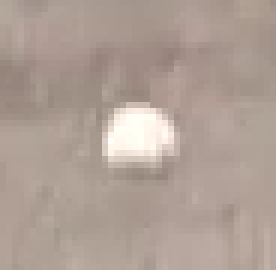
#> input picture umic training/opencv_training/ball tracking/data/0/0_27.png, 46 x 45 px, given as the content of the folder frames/, which was not available (shown 6 times larger)
$ python 5.6.py   (older library calls are emulated)
#> lines starting #> are read from the running program, lines starting #| are printed output that depends on the picture; pictures that were not available may be replaced by others from this repository, and a replacement may not be noted
import cv2
import numpy as np
import imutils
import matplotlib.pyplot as plt
import cv2
#import numpy as np
import os
import re
import pandas as pd

#listing down all the file names
frames = os.listdir('frames/')
frames.sort(key=lambda f: int(re.sub('\D', '', f)))

#reading frames
images=[]
for i in frames:
    img = cv2.imread('frames/'+i)
#> img is the input picture: shape (45, 46, 3); mean B, G, R 149.7, 159.3, 175.5
    img = cv2.cvtColor(img, cv2.COLOR_BGR2GRAY)
#> img: shape (45, 46)
    img = cv2.GaussianBlur(img,(25,25),0)
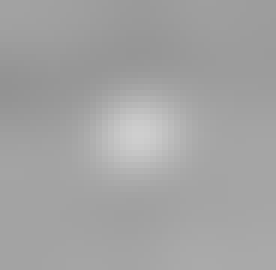
#> img: shape (45, 46) (shown 6 times larger); min 147, max 206, mean 162.9
    images.append(img)

images=np.array(images)


video='/home/panyam/Desktop/ball tracking/28.mp4'

# Create a VideoCapture object and read from input file
# If the input is the camera, pass 0 instead of the video file name
cap = cv2.VideoCapture(video)
cnt=0

# Check if camera opened successfully
if (cap.isOpened()== False):
  print("Error opening video stream or file")

ret,first_frame = cap.read()
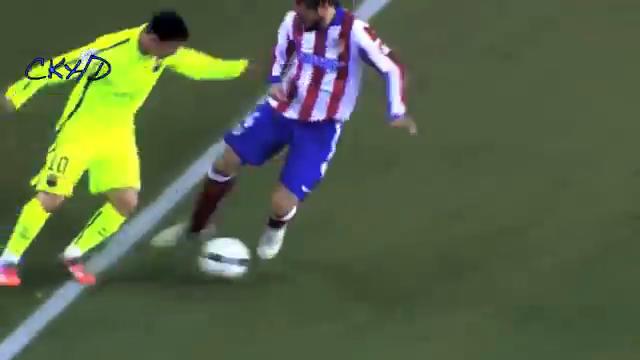
#> input picture frame 76 of umic training/opencv_training/opencv-object-tracking/messi1.mp4, 640 x 360 px, given in place of 28.mp4, which was not available
#> first_frame is the input picture: shape (360, 640, 3); mean B, G, R 71.3, 101.2, 88.6

# Read until video is completed
while(cap.isOpened()):

  # Capture frame-by-frame
  ret, frame = cap.read()
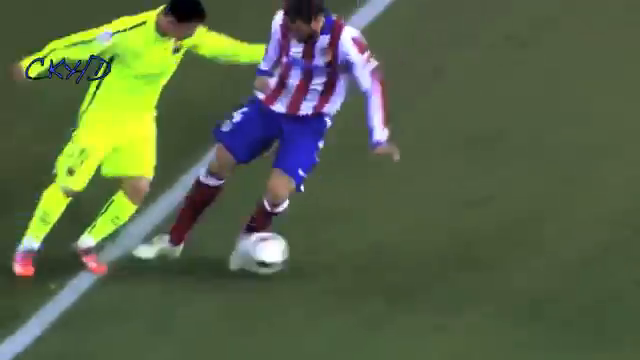
#> input picture frame 77 of umic training/opencv_training/opencv-object-tracking/messi1.mp4, 640 x 360 px, given in place of 28.mp4, which was not available
#> frame is the input picture: shape (360, 640, 3); mean B, G, R 70.2, 101.2, 88

  if ret == True:

    #removing scorecard
    roi = frame[:800,:]

    #cropping center of an image
    thresh=600
    end = roi.shape[1] - thresh
#> end = 40
    roi = roi[:,thresh:end]
#> roi = empty array

    cv2.imshow("image",roi)
    # Press Q on keyboard to  exit
    if cv2.waitKey(25) & 0xFF == ord('q'):
#> (key q is pressed here)
      break

    cv2.imwrite('frames/'+str(cnt)+'.png',roi)
    cnt=cnt+1

  # Break the loop
  else:
    break

#cv2.destroyAllWindows()

#listing down all the file names
frames = os.listdir('frames/')
frames.sort(key=lambda f: int(re.sub('\D', '', f)))

#reading frames
images=[]
for i in frames:
    img = cv2.imread('frames/'+i)
    img = cv2.cvtColor(img, cv2.COLOR_BGR2GRAY)
    img = cv2.GaussianBlur(img,(25,25),0)
    images.append(img)

images=np.array(images)

nonzero=[]
for i in range((len(images)-1)):

    mask = cv2.absdiff(images[i],images[i+1])
    _ , mask = cv2.threshold(mask, 50, 255, cv2.THRESH_BINARY)
    num = np.count_nonzero((mask.ravel()))
    nonzero.append(num)
#> this loop made 0 passes
#> after the loop, nonzero = []


x = np.arange(0,len(images)-1)
#> x = empty array
y = nonzero
#> y = []

plt.figure(figsize=(20,4))
plt.scatter(x,y)

threshold = 15 * 10e3
for i in range(len(images)-1):
    if(nonzero[i]>threshold):
        scene_change_idx = i
        break

#> (the run stopped early here; a loop or call above may not have finished)
